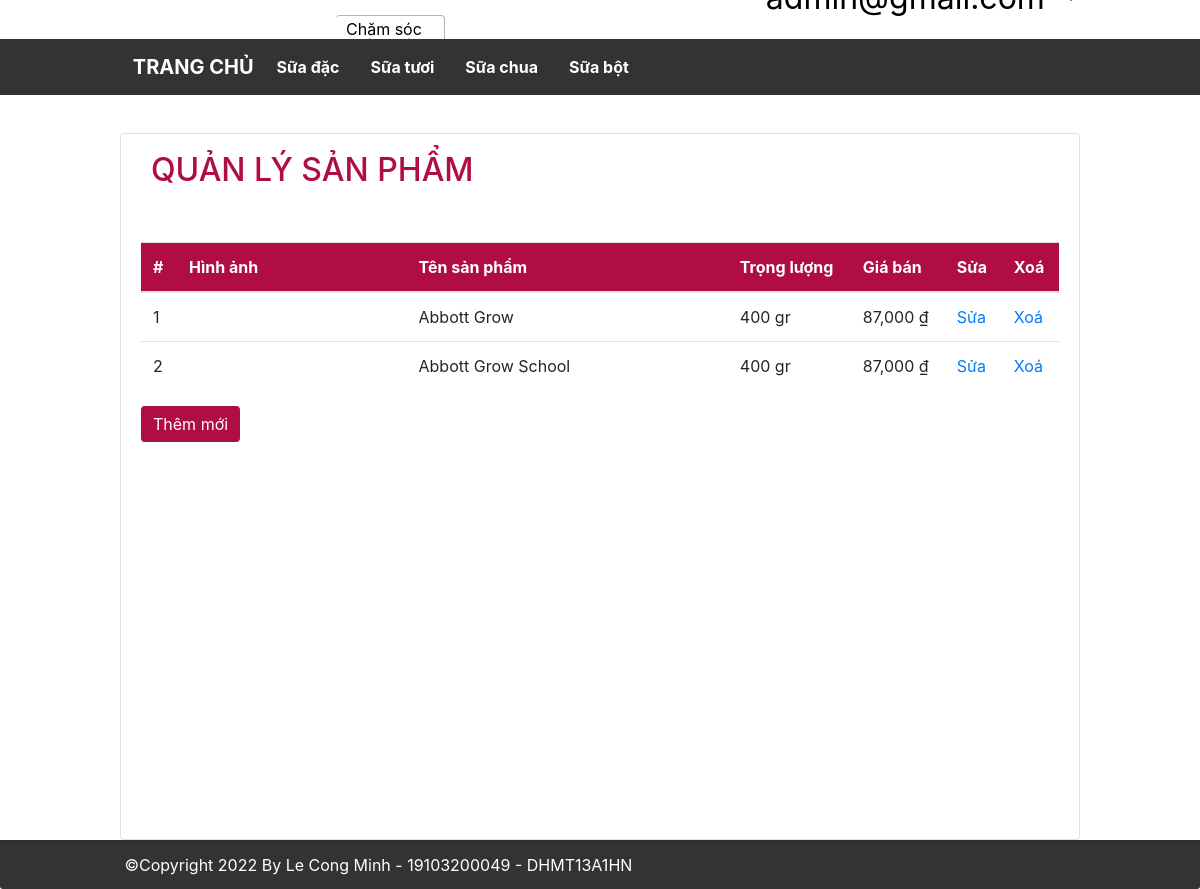
The page /index.php?action=index (signed in) on the database its author committed.
### tables this page shows
CREATE TABLE `categories` (
  `category_id` INT(5) NOT NULL AUTO_INCREMENT,
  `category_name` VARCHAR(50) NULL COLLATE 'utf8mb4_unicode_ci',
  PRIMARY KEY (`category_id`))
COLLATE='utf8mb4_unicode_ci';

CREATE TABLE `products` (
  `product_id` INT(5) NOT NULL AUTO_INCREMENT,
  `product_name` VARCHAR(50) NULL COLLATE 'utf8mb4_unicode_ci',
  `image` VARCHAR(200) NULL,
  `category_id` INT(5) NOT NULL,
  `brand_id` INT(5) NOT NULL,
  `weight` INT(11),
  `price` INT(11) NULL,
  PRIMARY KEY (`product_id`),
  FOREIGN KEY (`category_id`) REFERENCES `categories`(`category_id`),
  FOREIGN KEY (`brand_id`) REFERENCES `brands`(`brand_id`))
COLLATE='utf8mb4_unicode_ci';

### models/Connect.php (called while the page is built, shortened)
<?php
class Connect
{
    private $host = 'localhost';
    private $user = 'root';
    private $pass = '';
    private $database = 'ql_ban_sua';
    public function connectDB()
    {
        $connect = mysqli_connect($this->host, $this->user, $this->pass, $this->database);
        mysqli_set_charset($connect, 'utf8');
        return $connect;
    }
    public function excuteQuery($sql)
    {
        $connect = $this->connectDB();
        $result = mysqli_query($connect, $sql);
        return $result;
    }
}

### models/Category.php (called while the page is built, shortened)
<?php
require_once 'models/Connect.php';
require 'models/CategoryObject.php';
class Category
{
    public function all()
    {
        $sql = "select * from categories";
        $result = (new Connect())->excuteQuery($sql);
        $arr = [];
        foreach ($result as $each) {
            $object = new CategoryObject($each);
            $arr[] = $object;
        }
        return $arr;
    }
}

### models/CategoryObject.php (called while the page is built, shortened)
<?php
class CategoryObject
{
    private int $categoryId;
    private string $categoryName;
    public function getCategoryId()
    {
        return $this->categoryId;
    }
    public function getCategoryName()
    {
        return $this->categoryName;
    }
    public function __construct($each)
    {
        $this->categoryId = $each['category_id'] ?? -1;
        $this->categoryName = $each['category_name'];
    }
}

### models/Product.php (called while the page is built, shortened)
<?php
require_once 'models/Connect.php';
require 'models/ProductObject.php';
class Product
{
    public function all($sort = null): array
    {
        $sql = "select products.*,category_name,brand_name from products
        left join categories on products.category_id = categories.category_id
        left join brands on products.brand_id = brands.brand_id";
        $result = (new Connect())->excuteQuery($sql);
        $arr = [];
        foreach ($result as $each) {
            $object = new ProductObject($each);
            $arr[] = $object;
        }
        return $arr;
    }
}

### models/ProductObject.php (called while the page is built, shortened)
<?php
class ProductObject
{
    private int $productId;
    private string $productName;
    private int $weight;
    private int $price;
    public function getProductId()
    {
        return $this->productId;
    }
    public function getProductName()
    {
        return $this->productName;
    }
    public function showWeight()
    {
        return $this->weight . " gr";
    }
    public function showPrice()
    {
        return number_format($this->price, 0) . " ₫";
    }
    public function __construct($each, $files = null)
    {
        $this->productId = $each['product_id'] ?? -1;
        $this->productName = $each['product_name'];
        $this->weight = $each['weight'];
        $this->price = $each['price'];
    }
}

### views/product/index.php (the view, shortened to what this page needs)
<div class="container-fluid">
    <div class="card">
        <div class="card-header">
            <h2>Quản lý sản phẩm</h2>
        </div>
        <div class="card-body">
            <table class="table table-hover">
                <thead>
                    <tr>
                        <th>#</th>
                        <th style="width:25%">Hình ảnh</th>
                        <th style="width:35%">Tên sản phẩm</th>
                        <th>Trọng lượng</th>
                        <th>Giá bán</th>
                        <th>Sửa</th>
                        <th>Xoá</th>
                    </tr>
                </thead>
                <tbody>
                    <?php
                    $i = 1;
                    foreach ($arr as $each) : ?>
                        <tr>
                            <td><?php echo $i++; ?></td>
                            <td><img src="img/<?php echo $each->getImage(); ?>" alt="" style="width:100%;"></td>
                            <td><?php echo $each->getProductName(); ?></td>
                            <td><?php echo $each->showWeight(); ?></td>
                            <td><?php echo $each->showPrice(); ?></td>
                            <td>
                                <a href="?action=edit&id=<?php echo $each->getProductId(); ?>">Sửa</a>
                            </td>
                            <td>
                                <a onclick="return Del('<?php echo $each->getProductName(); ?>')" href="?action=delete&id=<?php echo $each->getProductId(); ?>">Xoá</a>
                            </td>
                        <?php endforeach ?>
                </tbody>
            </table>
            <a class='btn btn-primary' href="?action=create">Thêm mới</a>
        </div>
    </div>
</div>

### index.php (shortened to what this page needs)
<!DOCTYPE html>
<html lang="en">
<head>
    <link rel="stylesheet" href="https://cdn.jsdelivr.net/npm/bootstrap@4.6.1/dist/css/bootstrap.min.css">
    <link rel="stylesheet" href="https://cdnjs.cloudflare.com/ajax/libs/font-awesome/5.15.4/css/all.min.css">
    <link rel="stylesheet" href="css/style.css">
</head>
<body>
    <section class="wrapper">
        <header>
            <?php require_once 'views/Header.php'; ?>
        </header>
        <section class="body">
            <aside></aside>
            <article>
                <?php
                require_once 'route.php';
                ?>
            </article>
            <aside></aside>
        </section>
        <footer>
            <div class="card-footer text-muted">
                <?php require_once 'views/Footer.php'; ?>
            </div>
        </footer>
    </section>
</body>
</html>

### views/Header.php (shortened to what this page needs)
<?php
require_once 'models/Category.php';
$categoryArr = (new Category())->all();
$user = isset($_SESSION['email']) ?  $_SESSION['email'] : [];
?>
<div class="user_option_box">
    <div class="logo">
        <a href="index.php"><img src="https://media.bibomart.com.vn/media/logo/stores/1/logo-bbm.jpg.jpg" alt=""></a>
        <div class="change-area">
            <a class="ct-area">
                <span>Chăm sóc</br>khách hàng</span>
            </a>
        </div>
    </div>
    <a class="account">
        <?php if (isset($user['email'])) { ?>
            <li class="dropdown">
                <a href="#" class="dropdown-toggle" data-toggle="dropdown"><img src="https://hasaki.vn/images/graphics/icon_header_2.svg" alt=""><?php echo $user['email']; ?> <b class="caret"></b></a>
            </li>
        <?php } else { ?>
            <a href="index.php?action=login" class="account-link"><img src="https://hasaki.vn/images/graphics/icon_header_2.svg" alt=""><button type="submit" name="sbm" class="btn btn-login btn-primary">Đăng nhập</button><b class="caret"></b></a>
        <?php } ?>
    </a>
</div>
<nav id="navbar_top" class="navbar navbar-expand-sm navbar-dark" style="background-color: #333; z-index: 100;">
    <div class="nav-container">
        <a class="navbar-brand" href="index.php">TRANG CHỦ</a>
        <div class="collapse navbar-collapse" id="collapsibleNavId">
            <ul class="navbar-nav mr-auto mt-2 mt-lg-0">
                <?php foreach ($categoryArr as $each) : ?>
                    <li class="nav-item active">
                        <a class="nav-link" href="?category=<?php echo $each->getCategoryId(); ?>"><?php echo $each->getCategoryName(); ?></a>
                    </li>
                <?php endforeach; ?>
            </ul>
        </div>
    </div>
</nav>

### route.php (shortened to what this page needs)
<?php
require_once 'controllers/ProductController.php';
$action = $_GET['action'] ?? 'home';
switch ($action) {
    case 'index':
    case 'create':
    case 'store':
    case 'edit':
    case 'update':
    case 'delete':
        (new ProductController())->check($action);
        break;
}

### controllers/ProductController.php (shortened to what this page needs)
<?php
require_once 'models/Product.php';
class ProductController
{
    public function index(): void
    {
        $arr = (new Product())->all();
        require 'views/product/index.php';
    }
    public function check($action)
    {
        if (isset($_SESSION['email']))
            $this->$action();
        else
            header('location: views/404.php');
    }
}

### views/Footer.php
<div class="text-footer">
    &copy;Copyright 2022 By Le Cong Minh - 19103200049 - DHMT13A1HN
</div>

### css/style.css (style rules this page uses)
:root { --main-color: #b00c45; }
.logo>a { width: 20%; }
header, aside, article, footer { float: left; box-sizing: border-box; }
.card-body { min-height: 77.1vh; }
header, footer { width: 100%; }
header { background-color: #fff; height: 133px; }
.body { width: 100%; height: 20px; }
.body aside { width: 10%; min-height: 300px; }
.body article { width: 80%; min-height: 300px; }
a.dropdown-toggle { position: absolute; top: -65px; right: 10%; text-align: right; color: #000; font-size: xx-large; text-decoration: none; }
.logo, .logo:hover { padding-left: 10%; padding-top: 10px; text-decoration: none; display: flex; }
.card-header { background-color: #fff; text-align: left; position: relative; border: 0; padding-bottom: 20px; }
.card-footer { background-color: #333; }
.text-footer { color: #fff; text-align: left; padding-left: 9%; }
#title, h2 { font-weight: 500; display: inline-block; color: var(--main-color); padding: 5px 0; padding-left: 10px; text-transform: uppercase; }
div.container-fluid { padding: 0; }
div.change-area { margin: 5px 5px 0 10px; position: relative; cursor: pointer; width: 200px; }
a.ct-area, a.ct-area:hover { margin-left: -10px; position: absolute; border-radius: 4px; padding: 5px 10px; color: black; text-decoration: none; border: rgb(179, 179, 179) thin solid; height: fit-content; border-left: none; }
a.ct-area span { display: block; position: relative; line-height: 1; }
thead { background-color: var(--main-color); color: #fff; }
.btn-primary, .btn-primary:hover { background-color: var(--main-color); border: var(--main-color); }
.dropdown { list-style-type: none }
.nav-container { width: 80%; margin: 0 auto; display: flex; }
.navbar-brand, .active { font-weight: bold; margin-right: 15px; }

### rows shown on the page
categories: category_name "Sữa đặc"
categories: category_name "Sữa tươi"
categories: category_name "Sữa chua"
categories: category_name "Sữa bột"
products: product_name "Abbott Grow", weight "400 gr", price "87,000 ₫"
products: product_name "Abbott Grow School", weight "400 gr", price "87,000 ₫"
